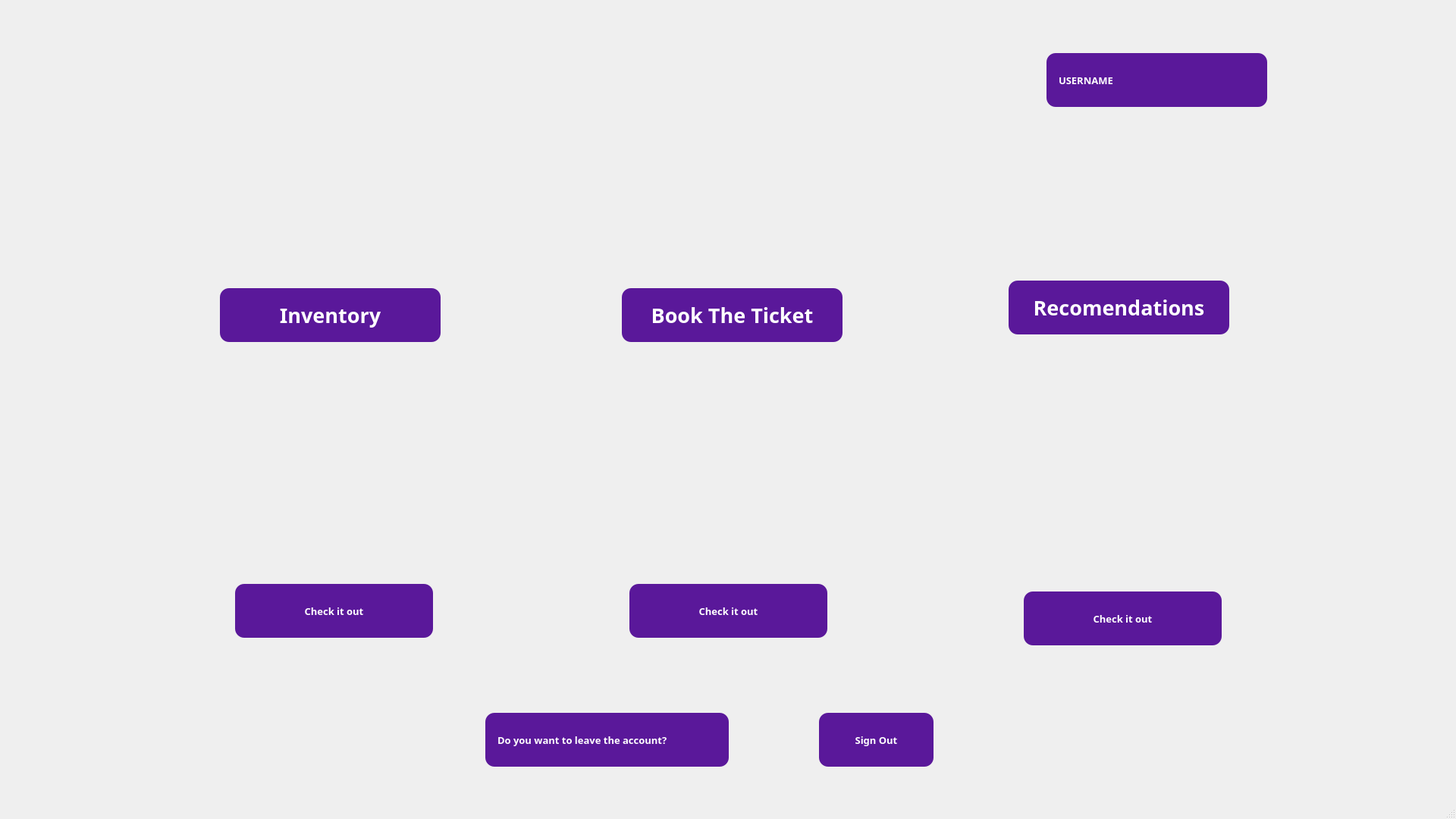
<?xml version="1.0" encoding="UTF-8"?>
<ui version="4.0">
 <class>MainPage</class>
 <widget class="QMainWindow" name="MainPage">
  <property name="geometry">
   <rect>
    <x>0</x>
    <y>0</y>
    <width>1920</width>
    <height>1080</height>
   </rect>
  </property>
  <property name="minimumSize">
   <size>
    <width>1920</width>
    <height>1080</height>
   </size>
  </property>
  <property name="maximumSize">
   <size>
    <width>1920</width>
    <height>1080</height>
   </size>
  </property>
  <property name="windowTitle">
   <string>MainWindow</string>
  </property>
  <widget class="QWidget" name="centralwidget">
   <widget class="QLabel" name="label">
    <property name="geometry">
     <rect>
      <x>0</x>
      <y>0</y>
      <width>1920</width>
      <height>1080</height>
     </rect>
    </property>
    <property name="sizePolicy">
     <sizepolicy hsizetype="Preferred" vsizetype="Preferred">
      <horstretch>0</horstretch>
      <verstretch>0</verstretch>
     </sizepolicy>
    </property>
    <property name="minimumSize">
     <size>
      <width>1920</width>
      <height>1080</height>
     </size>
    </property>
    <property name="maximumSize">
     <size>
      <width>1920</width>
      <height>1080</height>
     </size>
    </property>
    <property name="text">
     <string/>
    </property>
    <property name="pixmap">
     <pixmap>MainPagePic.png</pixmap>
    </property>
   </widget>
   <widget class="QLabel" name="UsernameLabel">
    <property name="geometry">
     <rect>
      <x>1380</x>
      <y>70</y>
      <width>291</width>
      <height>71</height>
     </rect>
    </property>
    <property name="font">
     <font>
      <family>Rockwell</family>
      <pointsize>10</pointsize>
      <weight>75</weight>
      <bold>true</bold>
     </font>
    </property>
    <property name="styleSheet">
     <string notr="true">QLabel {
    background-color: #5A189A;
    color: white;
    border-radius: 12px;
    padding: 6px 12px;
    font-weight: bold;
}
</string>
    </property>
    <property name="text">
     <string>USERNAME</string>
    </property>
   </widget>
   <widget class="QLabel" name="InventorLabel">
    <property name="geometry">
     <rect>
      <x>290</x>
      <y>380</y>
      <width>291</width>
      <height>71</height>
     </rect>
    </property>
    <property name="font">
     <font>
      <family>Rockwell</family>
      <pointsize>20</pointsize>
      <weight>75</weight>
      <bold>true</bold>
     </font>
    </property>
    <property name="layoutDirection">
     <enum>Qt::LeftToRight</enum>
    </property>
    <property name="autoFillBackground">
     <bool>false</bool>
    </property>
    <property name="styleSheet">
     <string notr="true">QLabel {
    background-color: #5A189A;
    color: white;
    border-radius: 12px;
    padding: 6px 12px;
    font-weight: bold;
}
</string>
    </property>
    <property name="text">
     <string>Inventory</string>
    </property>
    <property name="scaledContents">
     <bool>false</bool>
    </property>
    <property name="alignment">
     <set>Qt::AlignCenter</set>
    </property>
    <property name="wordWrap">
     <bool>false</bool>
    </property>
    <property name="openExternalLinks">
     <bool>false</bool>
    </property>
   </widget>
   <widget class="QLabel" name="TicketLabel">
    <property name="geometry">
     <rect>
      <x>820</x>
      <y>380</y>
      <width>291</width>
      <height>71</height>
     </rect>
    </property>
    <property name="font">
     <font>
      <family>Rockwell</family>
      <pointsize>20</pointsize>
      <weight>75</weight>
      <bold>true</bold>
     </font>
    </property>
    <property name="layoutDirection">
     <enum>Qt::LeftToRight</enum>
    </property>
    <property name="autoFillBackground">
     <bool>false</bool>
    </property>
    <property name="styleSheet">
     <string notr="true">QLabel {
    background-color: #5A189A;
    color: white;
    border-radius: 12px;
    padding: 6px 12px;
    font-weight: bold;
}
</string>
    </property>
    <property name="text">
     <string>Book The Ticket</string>
    </property>
    <property name="scaledContents">
     <bool>false</bool>
    </property>
    <property name="alignment">
     <set>Qt::AlignCenter</set>
    </property>
    <property name="wordWrap">
     <bool>false</bool>
    </property>
    <property name="openExternalLinks">
     <bool>false</bool>
    </property>
   </widget>
   <widget class="QLabel" name="RecLabel">
    <property name="geometry">
     <rect>
      <x>1330</x>
      <y>370</y>
      <width>291</width>
      <height>71</height>
     </rect>
    </property>
    <property name="font">
     <font>
      <family>Rockwell</family>
      <pointsize>20</pointsize>
      <weight>75</weight>
      <bold>true</bold>
     </font>
    </property>
    <property name="layoutDirection">
     <enum>Qt::LeftToRight</enum>
    </property>
    <property name="autoFillBackground">
     <bool>false</bool>
    </property>
    <property name="styleSheet">
     <string notr="true">QLabel {
    background-color: #5A189A;
    color: white;
    border-radius: 12px;
    padding: 6px 12px;
    font-weight: bold;
}
</string>
    </property>
    <property name="text">
     <string>Recomendations</string>
    </property>
    <property name="scaledContents">
     <bool>false</bool>
    </property>
    <property name="alignment">
     <set>Qt::AlignCenter</set>
    </property>
    <property name="wordWrap">
     <bool>false</bool>
    </property>
    <property name="openExternalLinks">
     <bool>false</bool>
    </property>
   </widget>
   <widget class="QLabel" name="UsernameLabel_2">
    <property name="geometry">
     <rect>
      <x>640</x>
      <y>940</y>
      <width>321</width>
      <height>71</height>
     </rect>
    </property>
    <property name="font">
     <font>
      <family>Rockwell</family>
      <pointsize>10</pointsize>
      <weight>75</weight>
      <bold>true</bold>
     </font>
    </property>
    <property name="styleSheet">
     <string notr="true">QLabel {
    background-color: #5A189A;
    color: white;
    border-radius: 12px;
    padding: 6px 12px;
    font-weight: bold;
}
</string>
    </property>
    <property name="text">
     <string>Do you want to leave the account?</string>
    </property>
   </widget>
   <widget class="QPushButton" name="SignOutbtn">
    <property name="geometry">
     <rect>
      <x>1080</x>
      <y>940</y>
      <width>151</width>
      <height>71</height>
     </rect>
    </property>
    <property name="font">
     <font>
      <family>Rockwell</family>
      <pointsize>10</pointsize>
      <weight>75</weight>
      <bold>true</bold>
     </font>
    </property>
    <property name="styleSheet">
     <string notr="true">
    background-color: #5A189A;
    color: white;
    border-radius: 12px;
    padding: 6px 12px;
    font-weight: bold;

</string>
    </property>
    <property name="text">
     <string>Sign Out</string>
    </property>
   </widget>
   <widget class="QPushButton" name="InventoryBtn">
    <property name="geometry">
     <rect>
      <x>310</x>
      <y>770</y>
      <width>261</width>
      <height>71</height>
     </rect>
    </property>
    <property name="font">
     <font>
      <family>Rockwell</family>
      <pointsize>10</pointsize>
      <weight>75</weight>
      <bold>true</bold>
     </font>
    </property>
    <property name="styleSheet">
     <string notr="true">
    background-color: #5A189A;
    color: white;
    border-radius: 12px;
    padding: 6px 12px;
    font-weight: bold;

</string>
    </property>
    <property name="text">
     <string>Check it out</string>
    </property>
   </widget>
   <widget class="QPushButton" name="BookBtn">
    <property name="geometry">
     <rect>
      <x>830</x>
      <y>770</y>
      <width>261</width>
      <height>71</height>
     </rect>
    </property>
    <property name="font">
     <font>
      <family>Rockwell</family>
      <pointsize>10</pointsize>
      <weight>75</weight>
      <bold>true</bold>
     </font>
    </property>
    <property name="styleSheet">
     <string notr="true">
    background-color: #5A189A;
    color: white;
    border-radius: 12px;
    padding: 6px 12px;
    font-weight: bold;

</string>
    </property>
    <property name="text">
     <string>Check it out</string>
    </property>
   </widget>
   <widget class="QPushButton" name="RecBtn">
    <property name="geometry">
     <rect>
      <x>1350</x>
      <y>780</y>
      <width>261</width>
      <height>71</height>
     </rect>
    </property>
    <property name="font">
     <font>
      <family>Rockwell</family>
      <pointsize>10</pointsize>
      <weight>75</weight>
      <bold>true</bold>
     </font>
    </property>
    <property name="styleSheet">
     <string notr="true">
    background-color: #5A189A;
    color: white;
    border-radius: 12px;
    padding: 6px 12px;
    font-weight: bold;

</string>
    </property>
    <property name="text">
     <string>Check it out</string>
    </property>
   </widget>
  </widget>
  <widget class="QMenuBar" name="menubar">
   <property name="geometry">
    <rect>
     <x>0</x>
     <y>0</y>
     <width>1920</width>
     <height>26</height>
    </rect>
   </property>
  </widget>
  <widget class="QStatusBar" name="statusbar"/>
 </widget>
 <resources/>
 <connections/>
</ui>
